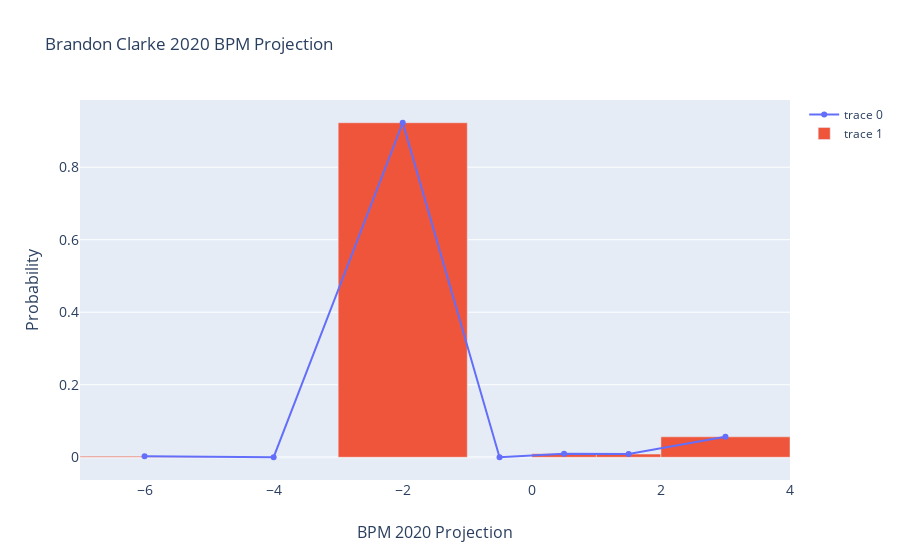

The notebook cell saved with this chart:
### Code cell
df = pd.DataFrame({'BPM 2020':[-6,-4,-2,-0.5,0.5,1.5,3]})
probability = single_result.reshape(7,1)
probability
df['Probability']=probability

# fig = go.Figure(data=[go.Bar(
#     x=df.loc[:,'BPM 2020'],
#     y=df.loc[:,'Probability'],
#     width=[2, 2, 2, 1,1,1,2],
#     hovertext=['BPM less than -5', 'BPM between -5 and -3', 'BPM between -3 and -1', 
#                'BPM between -1 and 0', 'BPM between 0 and 1', 'BPM between 1 and 2', 'BPM greater than 2']# customize width here
# )])


fig = go.Figure()

fig.add_trace(
    go.Scatter(
    x=df.loc[:,'BPM 2020'],
    y=df.loc[:,'Probability'],
    hovertext=['BPM less than -5', 'BPM between -5 and -3', 'BPM between -3 and -1', 
               'BPM between -1 and 0', 'BPM between 0 and 1', 'BPM between 1 and 2', 'BPM greater than 2']
    ))

fig.add_trace(
    go.Bar(
    x=df.loc[:,'BPM 2020'],
    y=df.loc[:,'Probability'],
    width=[2, 2, 2, 1,1,1,2],
    hovertext=['BPM less than -5', 'BPM between -5 and -3', 'BPM between -3 and -1', 
    'BPM between -1 and 0', 'BPM between 0 and 1', 'BPM between 1 and 2', 'BPM greater than 2']
    ))

fig.update_layout(
    title=Player_Search + ' 2020 BPM Projection',
    xaxis=dict(
        title='BPM 2020 Projection',
        titlefont_size=16,
        tickfont_size=14,
    ),
    yaxis=dict(
        title='Probability',
        titlefont_size=16,
        tickfont_size=14,
    ))

fig.show()

### Figure 1 — Plotly figure (JSON) as saved in the notebook; plotly's stock layout.template omitted (floating-point values rounded to 4 significant figures)
{"data": [{"hovertext": ["BPM less than -5", "BPM between -5 and -3", "BPM between -3 and -1", "BPM between -1 and 0", "BPM between 0 and 1", "BPM between 1 and 2", "BPM greater than 2"], "type": "scatter", "x": [-6, -4, -2, -0.5, 0.5, 1.5, 3], "y": [0.002823, 0.0001472, 0.9226, 4.813e-07, 0.009376, 0.008722, 0.0563]}, {"hovertext": ["BPM less than -5", "BPM between -5 and -3", "BPM between -3 and -1", "BPM between -1 and 0", "BPM between 0 and 1", "BPM between 1 and 2", "BPM greater than 2"], "type": "bar", "width": [2, 2, 2, 1, 1, 1, 2], "x": [-6, -4, -2, -0.5, 0.5, 1.5, 3], "y": [0.002823, 0.0001472, 0.9226, 4.813e-07, 0.009376, 0.008722, 0.0563]}], "layout": {"title": {"text": "Brandon Clarke 2020 BPM Projection"}, "xaxis": {"tickfont": {"size": 14}, "title": {"font": {"size": 16}, "text": "BPM 2020 Projection"}}, "yaxis": {"tickfont": {"size": 14}, "title": {"font": {"size": 16}, "text": "Probability"}}}}
